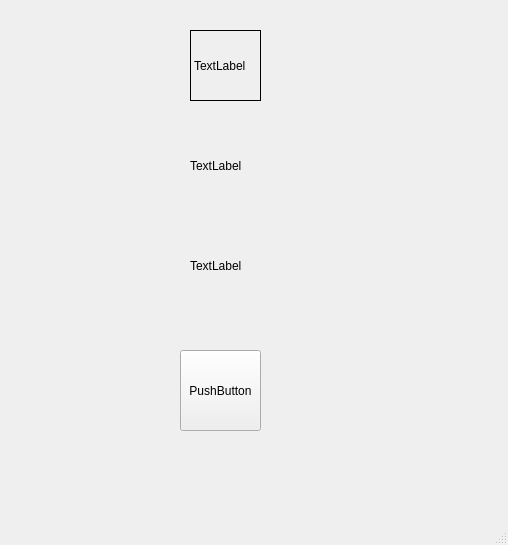
<?xml version="1.0" encoding="UTF-8"?>
<ui version="4.0">
 <class>MainWindow</class>
 <widget class="QMainWindow" name="MainWindow">
  <property name="geometry">
   <rect>
    <x>0</x>
    <y>0</y>
    <width>508</width>
    <height>545</height>
   </rect>
  </property>
  <property name="windowTitle">
   <string>MainWindow</string>
  </property>
  <widget class="QWidget" name="centralwidget">
   <widget class="QLabel" name="lavelRojo">
    <property name="geometry">
     <rect>
      <x>190</x>
      <y>30</y>
      <width>71</width>
      <height>71</height>
     </rect>
    </property>
    <property name="frameShape">
     <enum>QFrame::Shape::Panel</enum>
    </property>
    <property name="text">
     <string>TextLabel</string>
    </property>
   </widget>
   <widget class="QLabel" name="labelAmarillo">
    <property name="geometry">
     <rect>
      <x>190</x>
      <y>130</y>
      <width>61</width>
      <height>71</height>
     </rect>
    </property>
    <property name="text">
     <string>TextLabel</string>
    </property>
   </widget>
   <widget class="QLabel" name="labelVerde">
    <property name="geometry">
     <rect>
      <x>190</x>
      <y>230</y>
      <width>71</width>
      <height>71</height>
     </rect>
    </property>
    <property name="text">
     <string>TextLabel</string>
    </property>
   </widget>
   <widget class="QPushButton" name="pushButton">
    <property name="geometry">
     <rect>
      <x>180</x>
      <y>350</y>
      <width>81</width>
      <height>81</height>
     </rect>
    </property>
    <property name="text">
     <string>PushButton</string>
    </property>
   </widget>
  </widget>
  <widget class="QMenuBar" name="menubar">
   <property name="geometry">
    <rect>
     <x>0</x>
     <y>0</y>
     <width>508</width>
     <height>33</height>
    </rect>
   </property>
  </widget>
  <widget class="QStatusBar" name="statusbar"/>
 </widget>
 <resources/>
 <connections/>
</ui>
